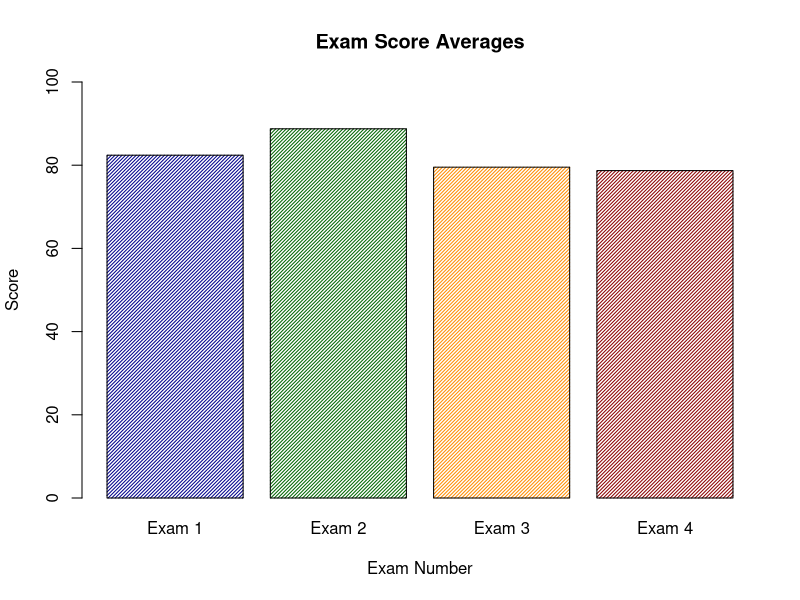
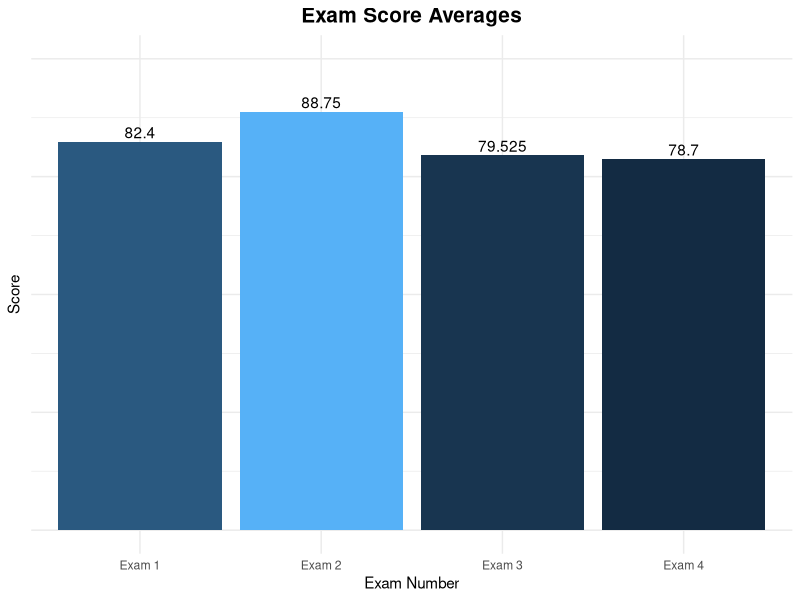
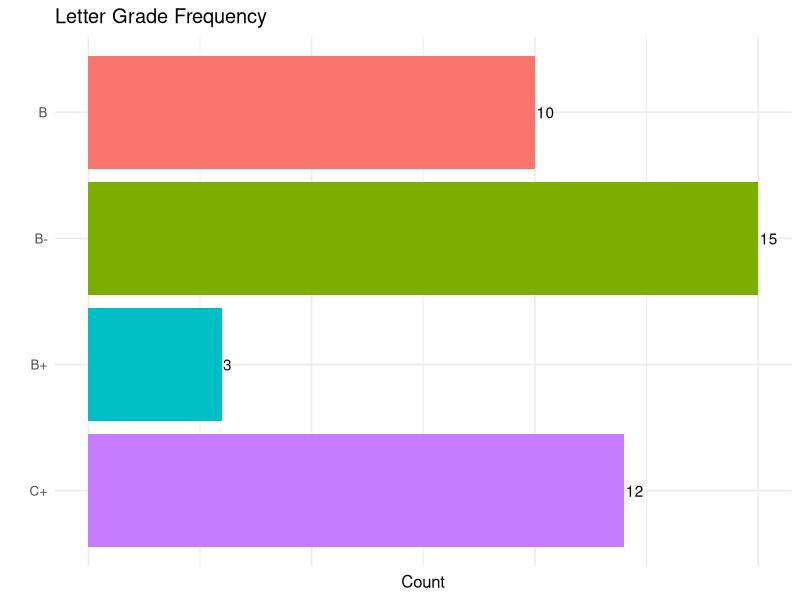
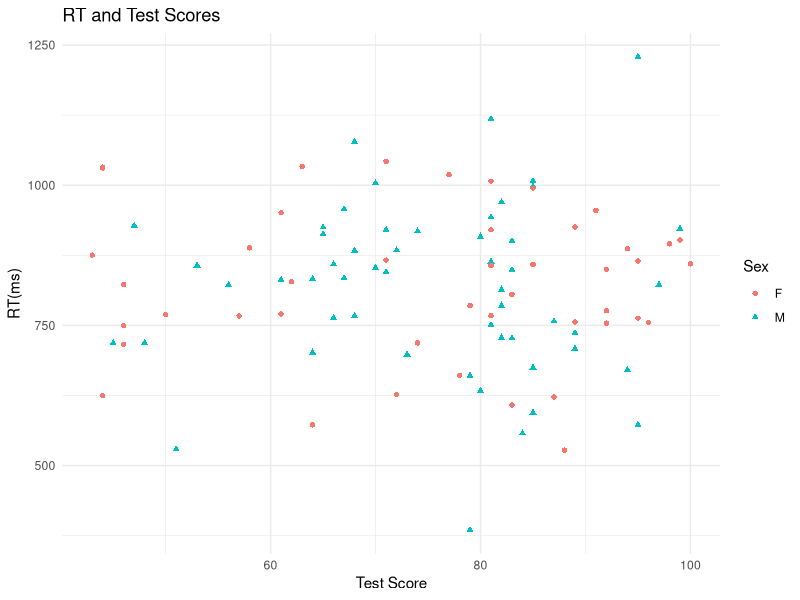
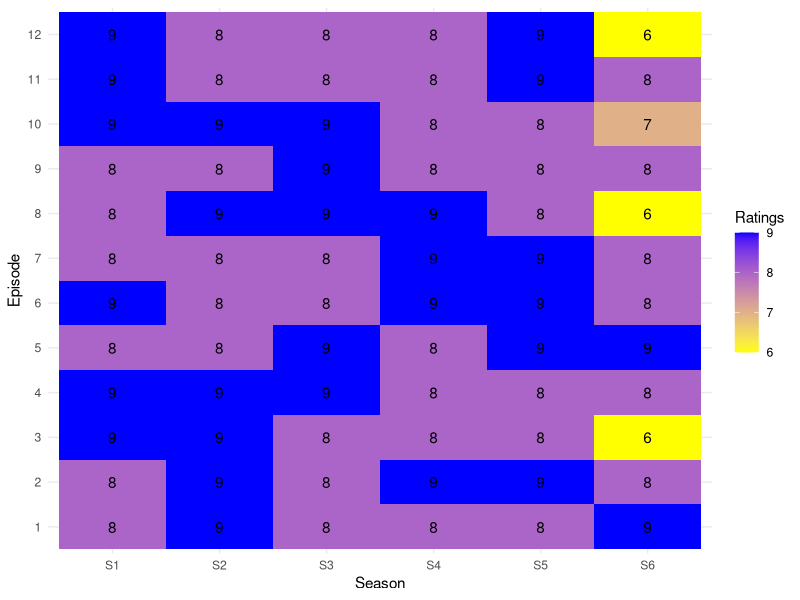
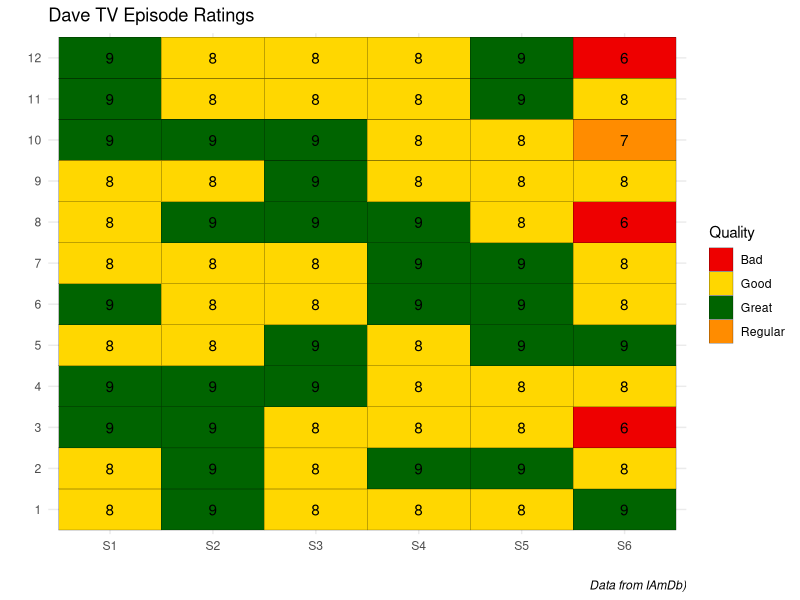

Generate these figures, in order, with R:
## ---- chunk 1
library(ggplot2)
library(forcats)
library(stringr)
library(dplyr)
test_data <- data.frame(
  Exam_1=round(runif(40,80,85)),
  Exam_2=round(runif(40,75,100)),
  Exam_3=round(runif(40,70,90)),
  Exam_4=round(runif(40,60,100)))

test_data$FinalGrade <- rowMeans(test_data)

head(test_data)
## ---- chunk 2
# Get the means of each column (exam)
test_means <- colMeans(test_data)
# Only use the first four exams
test_means <- test_means[1:4]

Exam_1m=mean(test_data$Exam_1)
Exam_2m=mean(test_data$Exam_2)

barplot(c(test_means),
        names.arg = c("Exam 1","Exam 2","Exam 3","Exam 4"),
        col=c("darkblue","darkgreen","darkorange","darkred"),
        density = 40,
        ylim = c(0,100),
        xlab="Exam Number",
        ylab="Score",
        main="Exam Score Averages")
## ---- chunk 3
# Use the means we created before and add two line numbers
gg_test <- data.frame(ExamNum=c("Exam 1","Exam 2","Exam 3","Exam 4"),
  averages = test_means)


# x-axis will be the test number, y will be the average 
# The color will change based on value of the average
ggplot(data=gg_test,aes(x=ExamNum,y=averages,fill=averages))+
  # Tells R to plot the value associated with the x-axis
  geom_bar(stat="identity")+
  # A nice theme 
  theme_minimal()+
  # Specifies x and y axes labels and title for plot
  labs(x="Exam Number",y="Score",
       title="Exam Score Averages") +
  # Removes legend
  theme(legend.position = "none")+
  # Specify limits 
  ylim(0,100) +
  # Adds values from the averages vector and vertically adjusts
  geom_text(aes(label=averages,
                vjust=-.3)) +
  theme(
    axis.text.y = element_blank(),
    plot.title = element_text(hjust = .5, 
                              size = 15,
                              face = "bold")
  )
## ---- chunk 4
test_data %>% 
  mutate(LetterGrade=case_when(
    FinalGrade>=95~"A",
    FinalGrade>=90~"A-",
    FinalGrade>=87~"B+",
    FinalGrade>=84~"B",
    FinalGrade>=80~"B-",
    FinalGrade>=74~"C+",
    FinalGrade>=70~"C",
    FinalGrade>=67~"D+",
    FinalGrade>=64~"D",
    FinalGrade>=60~"D-",
    FinalGrade<60~"F"))
## ---- chunk 5
final_grade <- test_data %>% 
  mutate(LetterGrade=case_when(
    FinalGrade>=95~"A",
    FinalGrade>=90~"A-",
    FinalGrade>=87~"B+",
    FinalGrade>=84~"B",
    FinalGrade>=80~"B-",
    FinalGrade>=74~"C+",
    FinalGrade>=70~"C",
    FinalGrade>=67~"D+",
    FinalGrade>=64~"D",
    FinalGrade>=60~"D-",
    FinalGrade<60~"F")) %>% 
    group_by(LetterGrade) %>% 
    count()

final_grade
## ---- chunk 6
final_grade %>% 
  # Place Grades on X axis and count on Y axis
  # Color based on Letter Grade
  ggplot(aes(fct_rev(LetterGrade),n,fill=LetterGrade)) +
    geom_bar(stat="identity") +
    theme_minimal(base_size=12) +
    labs(x="",y="Count",
         title="Letter Grade Frequency") +
    # Flip the axes for better readability
    coord_flip() +
    # Remove the legend and the axis ticks
    theme(legend.position ="none",
          axis.ticks = element_blank()) +
    # Add the count to the bars
    geom_text(aes(label=n,
                  hjust=-.08)) +
  theme(
    axis.text.x = element_blank()
  )
## ---- chunk 7
scat_df <- 
  data.frame(
    Sex=sample(c("M","F"),100,replace = T),
    RT=round(rnorm(100,800,150),2),
    TestScore=c(round(runif(50,60,100)),
                round(runif(50,40,90)))
)
scat_df
## ---- chunk 8
scat_df %>% 
  ggplot(aes(TestScore,RT,color=Sex)) +
    geom_point(aes(shape=Sex)) +
    theme_minimal() +
    labs(x="Test Score",
         y="RT(ms)",
         title="RT and Test Scores")
## ---- chunk 9
Dave_TV <- 
  data.frame(
    Season=rep(paste0("S",1:6),each=12),
    Episode=as.factor(rep(1:12,6)),
    Title=str_to_title(paste0("The ",
                              sample(words,72)," ",
                              sample(words,72))),
    Ratings=c(runif(60,7.8,9),runif(12,6,9)) |> round(0),
    stringsAsFactors = F)

Dave_TV
## ---- chunk 10
title_samp <- sample(Dave_TV$Title,10)
title_samp
## ---- chunk 11
Dave_TV %>% 
  ggplot(aes(Season,Episode,fill=Ratings)) +
    geom_tile(size=1) +
    theme_minimal() +
    geom_text(aes(label=Ratings)) +
    theme(axis.ticks = element_blank())+
    scale_fill_gradient(low="yellow",high="blue")
## ---- chunk 12
cols=c("Bad"="red2",
       "Garbage" ="darkblue",
       "Great" ="darkgreen",
       "Regular"="darkorange", 
       "Good" ="gold")

Dave_TV %>% 
  mutate(Quality=case_when(
      Ratings<5.0 ~ "Garbage",
      Ratings<6.5 ~ "Bad",
      Ratings<7.5 ~ "Regular",
      Ratings<8.5 ~ "Good",
      Ratings<10 ~ "Great")) %>% 
  ggplot(aes(Season,Episode,fill=Quality)) +
    geom_tile(color="black",size=.085) +
    theme_minimal() +
    geom_text(aes(label=Ratings)) +
    theme(axis.ticks = element_blank()) +
    scale_fill_manual(values=cols) +
    labs(x="",y="",
        title="Dave TV Episode Ratings",
        caption="Data from IAmDb)") +
  theme(
    plot.caption = element_text(face = "italic")
  )
